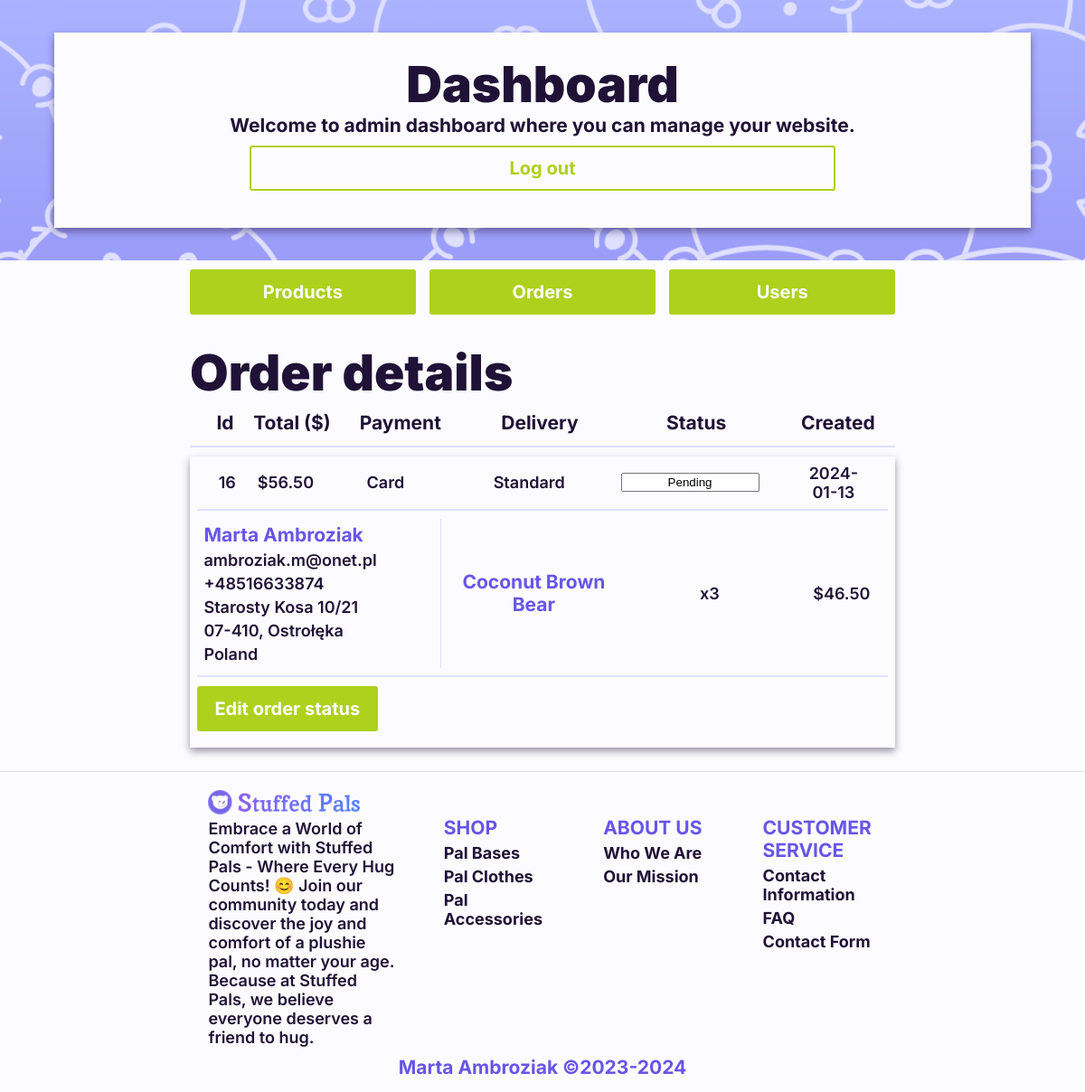
Page /admin_pages/admin_dashboard.php?content=orders (signed in) on the committed database.
### tables this page shows
CREATE TABLE IF NOT EXISTS `order_details` (
  `id` int(11) NOT NULL AUTO_INCREMENT,
  `user_id` int(11) DEFAULT NULL COMMENT 'Foreign key from user_id',
  `order_price` decimal(5,2) NOT NULL DEFAULT 0.00,
  `order_payment_form` varchar(100) DEFAULT NULL,
  `order_delivery` varchar(100) DEFAULT NULL,
  `order_status` varchar(100) DEFAULT NULL,
  `order_created_date` date NOT NULL DEFAULT current_timestamp(),
  `order_finished_date` date DEFAULT NULL,
  PRIMARY KEY (`id`),
  KEY `user_id` (`user_id`)
);

CREATE TABLE IF NOT EXISTS `order_address` (
  `id` int(11) NOT NULL AUTO_INCREMENT,
  `order_id` int(11) DEFAULT NULL COMMENT 'Foreign key from order_details',
  `order_firstname` varchar(100) DEFAULT 'Not specified',
  `order_lastname` varchar(100) DEFAULT 'Not specified',
  `order_email` varchar(255) DEFAULT 'Not specified',
  `order_phone` varchar(12) DEFAULT NULL,
  `order_homeaddress` varchar(100) DEFAULT 'Not specified',
  `order_city` varchar(100) DEFAULT 'Not specified',
  `order_postalcode` varchar(6) DEFAULT NULL,
  `order_state` varchar(100) DEFAULT 'Not specified',
  `order_country` varchar(100) DEFAULT 'Not specified',
  PRIMARY KEY (`id`),
  KEY `order_id` (`order_id`)
);

CREATE TABLE IF NOT EXISTS `order_item` (
  `id` int(11) NOT NULL AUTO_INCREMENT,
  `order_id` int(11) DEFAULT NULL COMMENT 'Foreign key from order_details',
  `product_id` int(11) DEFAULT NULL,
  `product_quantity` int(11) NOT NULL DEFAULT 0,
  `product_subtotal_price` decimal(10,2) NOT NULL DEFAULT 0.00,
  PRIMARY KEY (`id`),
  KEY `order_id` (`order_id`),
  KEY `product_id` (`product_id`)
);

CREATE TABLE IF NOT EXISTS `product` (
  `id` int(11) NOT NULL AUTO_INCREMENT,
  `category_id` int(11) DEFAULT NULL COMMENT 'Foreign key from Category',
  `supplier_id` int(11) DEFAULT NULL COMMENT 'Foreign key from Supplier',
  `product_name` varchar(100) DEFAULT NULL,
  `product_description_long` text DEFAULT NULL,
  `product_price` decimal(5,2) NOT NULL DEFAULT 0.00,
  `date_added` timestamp NOT NULL DEFAULT current_timestamp(),
  PRIMARY KEY (`id`),
  KEY `category_id` (`category_id`),
  KEY `supplier_id` (`supplier_id`)
);

### admin_pages/admin_orders/admin_orders_loader.php (the view, shortened to what this page needs)
<?php
$servername = "localhost";
$username = "root";
$password = "";
$dbname = "stuffedpals_database";
$conn = new mysqli($servername, $username, $password, $dbname);
echo "<div id='admin-order-section'>";
    echo "<div class='section-header'>";
        echo "<h1>Order details</h1>";
        echo "<div class='section-information section-rows'>";
            echo "<h3 class='order-id'>Id</h3>";
            echo "<h3 class='order-tital'>Total ($)</h3>";
            echo "<h3 class='order-payment'>Payment</h3>";
            echo "<h3 class='order-delivery'>Delivery</h3>";
            echo "<h3 class='order-status'>Status</h3>";
            echo "<h3 class='order-date'>Created</h3>";
        echo "</div>";
    echo "</div>";
    echo "<hr class='outer'>";
    echo"<div class='section-content'>";
    $orderQuery = "SELECT * FROM order_details";
    $orderResult = $conn->query($orderQuery);
    if($orderResult->num_rows > 0) {
        while($order = $orderResult->fetch_assoc()) {
            echo "<form id='admin-order-form' action='../../admin_pages/admin_orders/admin_orders_edit_sender.php' class='section-element white-background default-box-shadow' method='post'>";
            echo "<div class='section-information section-rows'>";
                echo "<h4 class='order-id'>" . htmlspecialchars($order['id']) . "</h4>";
                echo "<h4 class='order-tital'>$" . htmlspecialchars($order['order_price']) . "</h4>";
                echo "<h4 class='order-payment'>" . htmlspecialchars($order['order_payment_form']) . "</h4>";
                echo "<h4 class='order-delivery'>" . htmlspecialchars($order['order_delivery']) . "</h4>";
                echo "<input type='text' class='order-status' name='order_status' maxlength='100' value='" . htmlspecialchars($order['order_status']) . "' placeholder='" . htmlspecialchars($order['order_status']) . "'></input>";
                echo "<h4 class='order-date'>" . htmlspecialchars($order['order_created_date']) . "</h4>";
            echo "</div>";
            echo "<hr class='outer'>";
            echo "<div class='section-details section-rows'>";
            $addressQuery = "SELECT * FROM order_address WHERE order_id = " . $order['id'];
            $addressResult = $conn->query($addressQuery);
            $address = $addressResult->fetch_assoc();
            echo "<div class='section-address section columns'>";
                echo "<h4 class='highlighted'>" . htmlspecialchars($address['order_firstname']) . " " . htmlspecialchars($address['order_lastname']) . "</h4>";
                echo "<h4>" . htmlspecialchars($address['order_email']) . "</h4>";
                echo "<h4>" . htmlspecialchars($address['order_phone']) . "</h4>";
                echo "<h4>" . htmlspecialchars($address['order_homeaddress']) . "</h4>";
                echo "<h4>" . htmlspecialchars($address['order_postalcode']) . ", " . htmlspecialchars($address['order_city']) . "</h4>";
                echo "<h4>" . htmlspecialchars($address['order_country']) . "</h4>";
            echo "</div>";
            $itemQuery = "SELECT * FROM order_item WHERE order_id = " . $order['id'];
            $itemResult = $conn->query($itemQuery);
            echo "<div class='section-products'>";
            $itemResults = $itemResult->fetch_all(MYSQLI_ASSOC);
            foreach ($itemResults as $index => $item) {
                if ($item['product_id']) {
                    $productQuery = "SELECT product_name FROM product WHERE id = " . $item['product_id'];
                    $productResult = $conn->query($productQuery);
                    $product = $productResult->fetch_assoc();
                    $productName = htmlspecialchars($product['product_name']);
                    $productQuantity = "x" . htmlspecialchars($item['product_quantity']);
                    $productTotalPrice = "$" . htmlspecialchars($item['product_subtotal_price']);
                } else {
                    $productName = "null";
                    $productQuantity = "-";
                    $productTotalPrice = "-";
                }
                echo "<div class='section-element section-rows'>";
                    echo "<h4 class='highlighted product-name'>" . $productName . "</h4>";
                    echo "<h4 class='product-quantity'>" . $productQuantity . "</h4>";
                    echo "<h4 class='product-total'>" . $productTotalPrice . "</h4>";
                echo "</div>";
            }
            echo "</div>";
        echo "</div>";
         echo "<hr class='outer'>";
        echo "<button class='edit-button hyperlink_button' type='submit' title='Edit order status'>Edit order status</button>";
        echo "</form>";
        }
    }
    else {
        echo"<h4 class='empty'>No orders</h4>";
    }
    echo "</div>";
echo "</div>";
?>

### styles.css (style rules this page uses)
.white-background { background-color: var(--white-background-color); }
.default-box-shadow, .hover-box-shadow { box-shadow: 0px 4px 8px var(--shadow-color); }
body { padding: 0px; margin: 0px; background-color: var(--tertiary-color); color: var(--default-color); font-family: 'Inter', sans-serif; font-weight: 500; font-size: 17px; }
.section-rows, .section-columns { display: flex; justify-content: center; align-items: center; margin: auto; }
.section-rows { flex-direction: row; }
hr { height: 1px; border: none; background-color: var(--tertiary-color); }
hr.outer { height: 2px; }
h1, h2, h3, h4, span, p { margin-top: 5px; margin-bottom: 5px; color: var(--default-color); }
h1 { font-weight: 900; font-size: 55px; }
h3 { font-weight: 700; font-size: 21px; }
h4 { font-weight: 600; font-size: 18px; }
h3.highlighted, h4.highlighted, span.highlighted { font-weight: 700; font-size: 21px; color: var(--primary-color); }
a, button { text-align: center; }
.hyperlink_button, .hyperlink_button:visited, .hyperlink_button_inactive, .hyperlink_button_inactive:visited { display: flex; justify-content: center; align-items: center; width: 200px; height: 50px; margin-top: 10px; margin-bottom: 10px; border: none; border-radius: 3px; font-family: 'Inter', sans-serif; font-weight: 700; font-size: 20px; text-decoration: none; }
.hyperlink_button, .hyperlink_button:visited { color: var(--white-background-color); transition: background-color 0.3s ease; cursor: pointer; }
.hyperlink_button, .hyperlink_button:visited { background-color: var(--action-color-default); }
#admin-dashboard-page main .section-rows { width: 65%; justify-content: space-between; }
#admin-order-section { width: 100%; padding-top: 2%; padding-bottom: 2%; margin: auto; }
#admin-order-section .section-header .section-information, #admin-order-section .section-element { width: 98%; }
#admin-order-section .section-header .section-information { padding: 0px 1% 0px 1%; }
#admin-order-section .section-content .section-information { width: 100%; margin: 0px; }
#admin-order-section .section-element { padding: 1%; margin-top: 10px; margin-bottom: 10px; }
#admin-order-section .order-id, #admin-order-section .order-total, #admin-order-section .order-payment, #admin-order-section .order-delivery, #admin-order-section .order-date, #admin-order-section .order-status { margin: auto; text-align: center; }
#admin-order-section .order-id { width: 3%; }
#admin-order-section .order-total, #admin-order-section .order-payment, #admin-order-section .order-delivery { width: 15%; }
#admin-order-section .order-date { width: 10%; }
#admin-order-section .order-status { width: 20%; }
#admin-order-section .section-content { width: 100% !important; }
#admin-order-section .section-details { justify-content: space-between; width: 98% !important; padding: 0px 1% 0px 1%; margin: 0px; }
#admin-order-section .section-details .section-address { width: 35%; border-right: 1px solid var(--tertiary-color); }
#admin-order-section .section-details .section-products { width: 65%; }
#admin-order-section .section-details .section-products .section-element { justify-content: space-between; width: 100%; margin: 0px; }
#admin-order-section .section-details .section-products .section-element .product-name, #admin-order-section .section-details .section-products .section-element .product-quantity, #admin-order-section .section-details .section-products .section-element .product-total { text-align: center; }
#admin-order-section .section-details .section-products .section-element .product-name { width: 40%; }
#admin-order-section .section-details .section-products .section-element .product-quantity { width: 10%; }
#admin-order-section .section-details .section-products .section-element .product-total { width: 20%; }

### rows in the picture
order_details: id "16", order_price "56.50", order_payment_form "Card", order_delivery "Standard", order_status "Pending", order_created_date "2024-01-13", order_address.order_firstname "Marta", order_address.order_lastname "Ambroziak", order_address.order_email "ambroziak.m@onet.pl", order_address.order_phone "+48516633874", order_address.order_homeaddress "Starosty Kosa 10/21", order_address.order_postalcode "07-410", order_address.order_city "Ostrołęka", order_address.order_country "Poland"
order_item: product.product_name "Coconut Brown Bear", product_quantity "x3", product_subtotal_price "$46.50"
